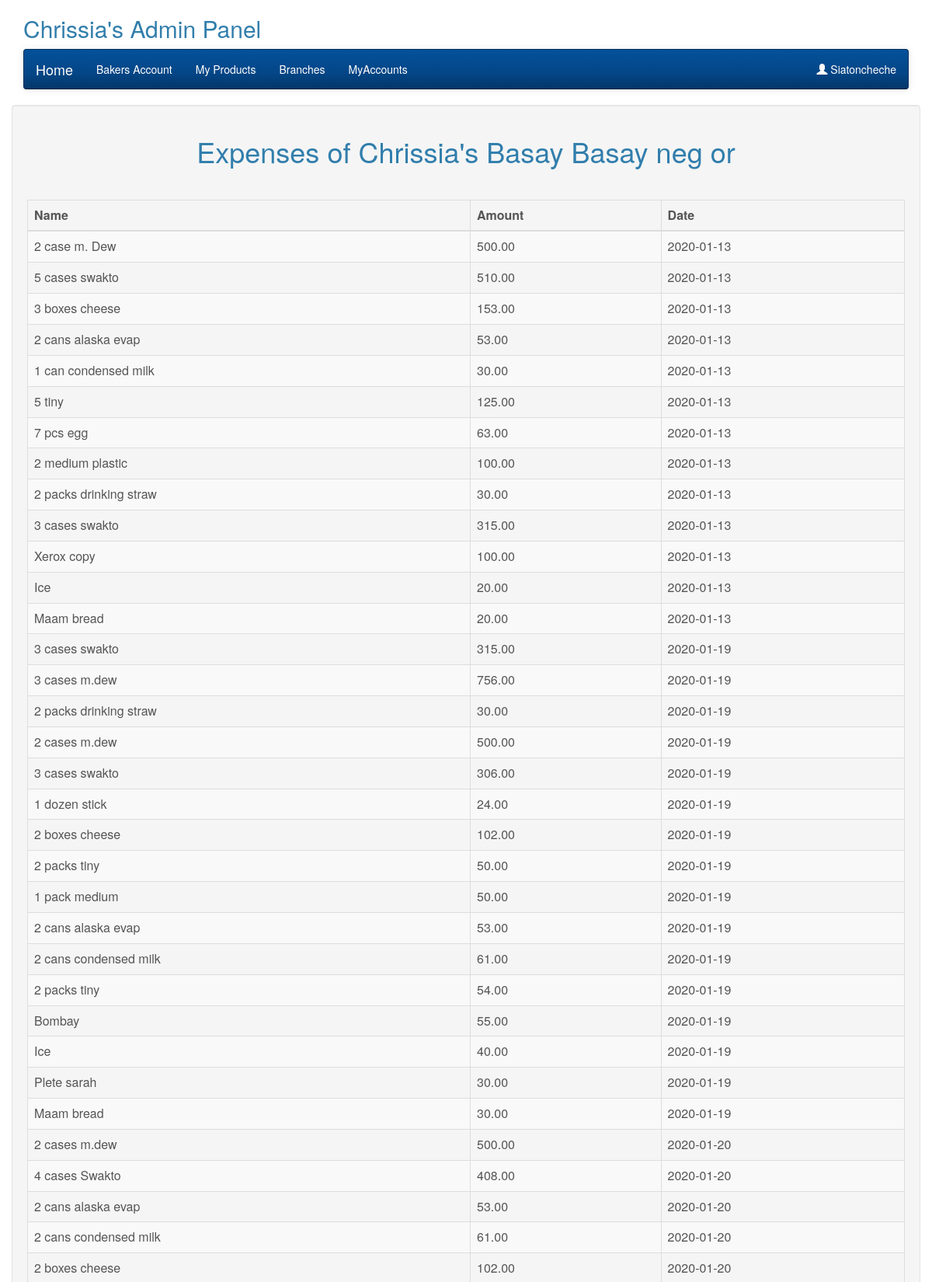
Page /admin/expenses.php?id=12 (signed in, upper part) on the committed database.
### tables this page shows
CREATE TABLE `branch` (
  `id` int(10) NOT NULL,
  `branch_name` text NOT NULL,
  `address` text NOT NULL,
  `created_at` timestamp NOT NULL DEFAULT CURRENT_TIMESTAMP
);

CREATE TABLE `expenses` (
  `id` int(10) NOT NULL,
  `branch_id` varchar(255) NOT NULL,
  `name` text NOT NULL,
  `amount` decimal(10,2) NOT NULL,
  `created_at` date NOT NULL
);

### admin/includes/DbFunctions.php (called while the page is built, shortened)
<?php
    class DbFunctions{
        private $conn;
        function __construct()
        {
            require_once 'DbConfig.php';
            $database = new DbConfig();
            $this->conn = $database->dbConnect();
        }
         public function displayExpenses($branch_id){
            $sql = "SELECT * FROM expenses WHERE branch_id = ? ";
            $stmt = $this->conn->prepare($sql);
            $stmt->execute(array($branch_id));
            $result = $stmt->fetchAll();
            return $result;
        }
         public function getNameOfBranch($branch_id){
            $sql = "SELECT * FROM branch WHERE id = ? ";
            $stmt = $this->conn->prepare($sql);
            $stmt->execute(array($branch_id));
            $result = $stmt->fetch();
            return $result;
        }
    }
?>

### admin/includes/DbConfig.php (called while the page is built, shortened)
<?php
    class DbConfig{
        function dbConnect(){
            $this->conn = new PDO("mysql:host=localhost;dbname=bakery","root","");
            return $this->conn;
        }
    }
?>

### admin/expenses.php (the view, shortened to what this page needs)
<?php
require_once 'includes/DbFunctions.php';
$database = new DbFunctions();
require_once 'header.php';
$id = intval($_GET["id"]);
$result = $database->displayExpenses($id);
$get = $database->getNameOfBranch($id);
$name = $get["branch_name"];
$address = $get["address"];
?>
<!DOCTYPE html>
<html>
<head>
</head>
<body>
	<div class="container well">
		<h1 class="text-center">Expenses of
			 <?php
			  echo $name;
			  echo $address;
			  ?>
		</h1>
		    <div class="row">
                <div class="panel-heading">
                </div>
			<div class="col-md-10">
            </div>
		</div>
			<table id="" class="table table-striped table-bordered">
	        	<thead>
	                <tr>
                    <th>Name</th>
                    <th>Amount</th>
					<th>Date</th>
				</tr>
	          	</thead>
                  <tbody>
	        		<?php foreach($result as $expenses) :  ?>
		        		<tr>
                            <td><?php echo htmlentities($expenses["name"]); ?></td>
                            <td><?php echo htmlentities($expenses["amount"]); ?></td>
                            <td><?php echo htmlentities($expenses["created_at"]); ?></td>
		        		</tr>
	        		<?php endforeach; ?>
	        	</tbody>
      		</table>
</body>
</html>

### rows in the picture
branch: branch_name "Chrissia's Basay", address "Basay neg or"
expenses: name "2 case m. Dew", amount "500.00", created_at "2020-01-13"
expenses: name "5 cases swakto", amount "510.00", created_at "2020-01-13"
expenses: name "3 boxes cheese", amount "153.00", created_at "2020-01-13"
expenses: name "2 cans alaska evap", amount "53.00", created_at "2020-01-13"
expenses: name "1 can condensed milk", amount "30.00", created_at "2020-01-13"
expenses: name "5 tiny", amount "125.00", created_at "2020-01-13"
expenses: name "7 pcs egg", amount "63.00", created_at "2020-01-13"
expenses: name "2 medium plastic", amount "100.00", created_at "2020-01-13"
expenses: name "2 packs drinking straw", amount "30.00", created_at "2020-01-13"
expenses: name "3 cases swakto", amount "315.00", created_at "2020-01-13"
expenses: name "Xerox copy", amount "100.00", created_at "2020-01-13"
expenses: name "Ice", amount "20.00", created_at "2020-01-13"
expenses: name "Maam bread", amount "20.00", created_at "2020-01-13"
expenses: name "3 cases swakto", amount "315.00", created_at "2020-01-19"
expenses: name "3 cases m.dew", amount "756.00", created_at "2020-01-19"
expenses: name "2 packs drinking straw", amount "30.00", created_at "2020-01-19"
expenses: name "2 cases m.dew", amount "500.00", created_at "2020-01-19"
expenses: name "3 cases swakto", amount "306.00", created_at "2020-01-19"
expenses: name "1 dozen stick", amount "24.00", created_at "2020-01-19"
expenses: name "2 boxes cheese", amount "102.00", created_at "2020-01-19"
expenses: name "2 packs tiny", amount "50.00", created_at "2020-01-19"
expenses: name "1 pack medium", amount "50.00", created_at "2020-01-19"
expenses: name "2 cans alaska evap", amount "53.00", created_at "2020-01-19"
expenses: name "2 cans condensed milk", amount "61.00", created_at "2020-01-19"
expenses: name "2 packs tiny", amount "54.00", created_at "2020-01-19"
expenses: name "Bombay", amount "55.00", created_at "2020-01-19"
expenses: name "Ice", amount "40.00", created_at "2020-01-19"
expenses: name "Plete sarah", amount "30.00", created_at "2020-01-19"
expenses: name "Maam bread", amount "30.00", created_at "2020-01-19"
expenses: name "2 cases m.dew", amount "500.00", created_at "2020-01-20"
expenses: name "4 cases Swakto", amount "408.00", created_at "2020-01-20"
expenses: name "2 cans alaska evap", amount "53.00", created_at "2020-01-20"
expenses: name "2 cans condensed milk", amount "61.00", created_at "2020-01-20"
expenses: name "2 boxes cheese", amount "102.00", created_at "2020-01-20"

### other values in the picture
$_SESSION["username"] "Siatoncheche"
